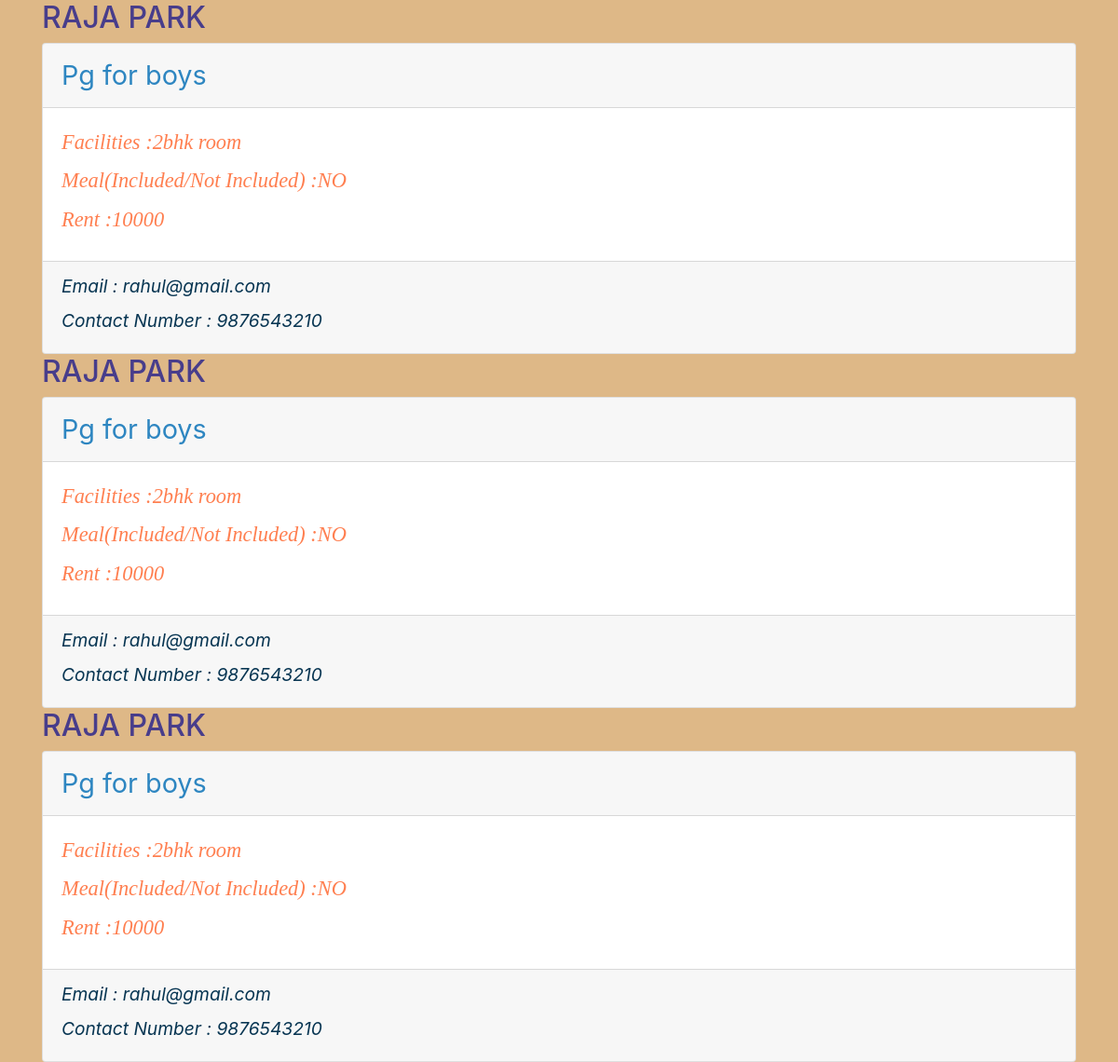
/getpg1/, run on the app's committed database.
### hostel/models.py (models this page shows, shortened)
class postmodel(models.Model):
    description = models.CharField(max_length=100)
    area= models.CharField(max_length=100)
    zipcode =models.IntegerField()
    rent=models.IntegerField()
    facilities=models.CharField(max_length=100)
    meals=models.CharField(max_length=100)
    name=models.EmailField()
    contact=models.IntegerField()
    roompic =models.ImageField()

### hostel/views.py (the view)
# urls.py: path('getpg1/',views.getpg),
def getpg(request):
    data = postmodel.objects.filter(area="raja park")
    pgs = []
    if data:
        for var in data:
            dic = {
                'description' : var.description,
                'area':var.area,
                'rent': var.rent,
                'facilities' : var.facilities,
                'meals':var.meals,
                'name' : var.name,
                'contact' : var.contact,
                'roompic' : var.roompic
            }
            pgs.append(dic)
        return render(request,"data.html",{'pgs':pgs})
    else:
        error = "No pgs avaiable"
        return render(request,"pgs.html")

### templates/data.html (shortened to what this page needs)
    <!DOCTYPE html>
<html lang="en">
<head>
  <link rel="stylesheet" href="https://maxcdn.bootstrapcdn.com/bootstrap/4.3.1/css/bootstrap.min.css">
</head>
<body  id="page-top" data-spy="scroll" data-target=".navbar-fixed-top" style="background-color:burlywood">
<div class="container">
        {% for var in pgs %}
  <h2 style='color:darkslateblue;font-size:200%'>{{ var.area.upper }}</h2>
  <div class="card">
    <div class="card-header" style="color:#2E86C1;font-size:180%">{{ var.description }}
    </div>
    <div class="card-body" style="color:coral;font-size:140%;font-style: italic;font-family: Cambria, Cochin, Georgia, Times, 'Times New Roman', serif;">
    <label> Facilities : </label>{{ var.facilities }}<br>
    <label> Meal(Included/Not Included) : </label>{{ var.meals }}<br>
    <label> Rent : </label>{{ var.rent }}<br>
    </div>
    <div class="card-footer" style='color:rgb(7, 53, 82);font-size:120%;font-style: italic;'>
            <label> Email : </label> {{ var.name }} <br>
            <label> Contact Number : </label> {{ var.contact }}</div>
  </div>
  {% endfor %}
</div>
</body>
</html>

### data on the page
postmodel: description "Pg for boys", facilities "2bhk room", meals "NO", name "rahul@gmail.com"
postmodel: description "Pg for boys", facilities "2bhk room", meals "NO", name "rahul@gmail.com"
postmodel: description "Pg for boys", facilities "2bhk room", meals "NO", name "rahul@gmail.com"

### other printed values
{{ var.area.upper }} "RAJA PARK" "RAJA PARK" "RAJA PARK"
{{ var.rent }} "10000" "10000" "10000"
{{ var.contact }} "9876543210" "9876543210" "9876543210"
